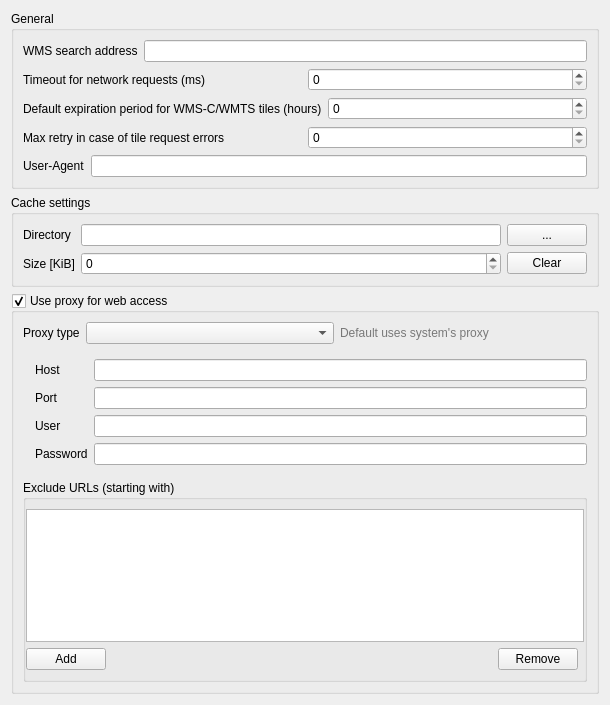
             <widget class="QWidget" name="mOptionsScrollAreaContents_10">
              <property name="geometry">
               <rect>
                <x>0</x>
                <y>-156</y>
                <width>610</width>
                <height>705</height>
               </rect>
              </property>
              <layout class="QVBoxLayout" name="verticalLayout_33">
               <item>
                <widget class="QGroupBox" name="groupBox_20">
                 <property name="title">
                  <string>General</string>
                 </property>
                 <layout class="QVBoxLayout" name="verticalLayout_34">
                  <item>
                   <layout class="QHBoxLayout" name="horizontalLayout_2">
                    <item>
                     <widget class="QLabel" name="label_9">
                      <property name="text">
                       <string>WMS search address</string>
                      </property>
                     </widget>
                    </item>
                    <item>
                     <widget class="QLineEdit" name="leWmsSearch"/>
                    </item>
                   </layout>
                  </item>
                  <item>
                   <layout class="QHBoxLayout" name="horizontalLayout_11">
                    <item>
                     <widget class="QLabel" name="mNetworkTimeoutLabel">
                      <property name="text">
                       <string>Timeout for network requests (ms)</string>
                      </property>
                     </widget>
                    </item>
                    <item>
                     <widget class="QSpinBox" name="mNetworkTimeoutSpinBox">
                      <property name="maximum">
                       <number>100000000</number>
                      </property>
                     </widget>
                    </item>
                   </layout>
                  </item>
                  <item>
                   <layout class="QHBoxLayout" name="horizontalLayout_17">
                    <item>
                     <widget class="QLabel" name="label_32">
                      <property name="text">
                       <string>Default expiration period for WMS-C/WMTS tiles (hours)</string>
                      </property>
                     </widget>
                    </item>
                    <item>
                     <widget class="QSpinBox" name="mDefaultTileExpirySpinBox">
                      <property name="maximum">
                       <number>100000000</number>
                      </property>
                     </widget>
                    </item>
                   </layout>
                  </item>
                  <item>
                   <layout class="QHBoxLayout" name="horizontalLayout_33">
                    <item>
                     <widget class="QLabel" name="label_57">
                      <property name="text">
                       <string>Max retry in case of tile request errors</string>
                      </property>
                     </widget>
                    </item>
                    <item>
                     <widget class="QSpinBox" name="mDefaultTileMaxRetrySpinBox">
                      <property name="maximum">
                       <number>100000000</number>
                      </property>
                     </widget>
                    </item>
                   </layout>
                  </item>
                  <item>
                   <layout class="QHBoxLayout" name="horizontalLayout_35">
                    <item>
                     <widget class="QLabel" name="lblUserAgent">
                      <property name="text">
                       <string>User-Agent</string>
                      </property>
                     </widget>
                    </item>
                    <item>
                     <widget class="QLineEdit" name="leUserAgent"/>
                    </item>
                   </layout>
                  </item>
                 </layout>
                </widget>
               </item>
               <item>
                <widget class="QGroupBox" name="grpCache">
                 <property name="title">
                  <string>Cache settings</string>
                 </property>
                 <layout class="QGridLayout" name="gridLayout_2">
                  <item row="0" column="0">
                   <widget class="QLabel" name="label_10">
                    <property name="text">
                     <string>Directory</string>
                    </property>
                   </widget>
                  </item>
                  <item row="0" column="1">
                   <widget class="QLineEdit" name="mCacheDirectory"/>
                  </item>
                  <item row="0" column="2">
                   <widget class="QPushButton" name="mBrowseCacheDirectory">
                    <property name="text">
                     <string>...</string>
                    </property>
                   </widget>
                  </item>
                  <item row="2" column="0">
                   <widget class="QLabel" name="label_11">
                    <property name="text">
                     <string>Size [KiB]</string>
                    </property>
                   </widget>
                  </item>
                  <item row="2" column="1">
                   <widget class="QSpinBox" name="mCacheSize"/>
                  </item>
                  <item row="2" column="2">
                   <widget class="QPushButton" name="mClearCache">
                    <property name="text">
                     <string>Clear</string>
                    </property>
                   </widget>
                  </item>
                 </layout>
                </widget>
               </item>
               <item>
                <widget class="QgsCollapsibleGroupBox" name="grpProxy">
                 <property name="title">
                  <string>Use proxy for web access</string>
                 </property>
                 <property name="flat">
                  <bool>false</bool>
                 </property>
                 <property name="checkable">
                  <bool>true</bool>
                 </property>
                 <property name="collapsed" stdset="0">
                  <bool>false</bool>
                 </property>
                 <property name="saveCollapsedState" stdset="0">
                  <bool>true</bool>
                 </property>
                 <layout class="QGridLayout" name="gridLayout_1">
                  <item row="7" column="0" rowspan="2" colspan="5">
                   <widget class="QGroupBox" name="grpUrlExclude">
                    <property name="title">
                     <string>Exclude URLs (starting with)</string>
                    </property>
                    <property name="flat">
                     <bool>true</bool>
                    </property>
                    <layout class="QGridLayout" name="gridLayout_5">
                     <property name="leftMargin">
                      <number>0</number>
                     </property>
                     <property name="rightMargin">
                      <number>0</number>
                     </property>
                     <item row="2" column="2">
                      <widget class="QPushButton" name="mRemoveUrlPushButton">
                       <property name="text">
                        <string>Remove</string>
                       </property>
                      </widget>
                     </item>
                     <item row="2" column="0">
                      <widget class="QPushButton" name="mAddUrlPushButton">
                       <property name="text">
                        <string>Add</string>
                       </property>
                      </widget>
                     </item>
                     <item row="0" column="0" colspan="4">
                      <widget class="QListWidget" name="mExcludeUrlListWidget"/>
                     </item>
                     <item row="2" column="1">
                      <spacer name="horizontalSpacer">
                       <property name="orientation">
                        <enum>Qt::Horizontal</enum>
                       </property>
                       <property name="sizeHint" stdset="0">
                        <size>
                         <width>40</width>
                         <height>20</height>
                        </size>
                       </property>
                      </spacer>
                     </item>
                    </layout>
                   </widget>
                  </item>
                  <item row="0" column="0" colspan="5">
                   <layout class="QGridLayout" name="gridLayout_17">
                    <item row="0" column="1">
                     <widget class="QComboBox" name="mProxyTypeComboBox"/>
                    </item>
                    <item row="0" column="0">
                     <widget class="QLabel" name="mTypeLabel">
                      <property name="sizePolicy">
                       <sizepolicy hsizetype="Maximum" vsizetype="Preferred">
                        <horstretch>0</horstretch>
                        <verstretch>0</verstretch>
                       </sizepolicy>
                      </property>
                      <property name="text">
                       <string>Proxy type</string>
                      </property>
                     </widget>
                    </item>
                    <item row="0" column="2">
                     <widget class="QLabel" name="label_41">
                      <property name="styleSheet">
                       <string notr="true">QLabel {color: rgb(120, 120, 120);}</string>
                      </property>
                      <property name="text">
                       <string>Default uses system's proxy</string>
                      </property>
                     </widget>
                    </item>
                    <item row="1" column="0" colspan="3">
                     <widget class="QFrame" name="frameManualProxy">
                      <property name="frameShape">
                       <enum>QFrame::NoFrame</enum>
                      </property>
                      <property name="frameShadow">
                       <enum>QFrame::Raised</enum>
                      </property>
                      <layout class="QGridLayout" name="gridLayout_18">
                       <property name="leftMargin">
                        <number>0</number>
                       </property>
                       <property name="rightMargin">
                        <number>0</number>
                       </property>
                       <item row="2" column="2">
                        <widget class="QLineEdit" name="leProxyUser">
                         <property name="toolTip">
                          <string>Leave this blank if no proxy username / password are required</string>
                         </property>
                        </widget>
                       </item>
                       <item row="3" column="2">
                        <widget class="QLineEdit" name="leProxyPassword">
                         <property name="toolTip">
                          <string>Leave this blank if no proxy username / password are required</string>
                         </property>
                         <property name="echoMode">
                          <enum>QLineEdit::Password</enum>
                         </property>
                        </widget>
                       </item>
                       <item row="2" column="1">
                        <widget class="QLabel" name="lblUser">
                         <property name="text">
                          <string>User</string>
                         </property>
                        </widget>
                       </item>
                       <item row="3" column="1">
                        <widget class="QLabel" name="lblPassword">
                         <property name="text">
                          <string>Password</string>
                         </property>
                        </widget>
                       </item>
                       <item row="0" column="2">
                        <widget class="QLineEdit" name="leProxyHost"/>
                       </item>
                       <item row="1" column="1">
                        <widget class="QLabel" name="lblProxyPort">
                         <property name="text">
                          <string>Port</string>
                         </property>
                        </widget>
                       </item>
                       <item row="1" column="2">
                        <widget class="QLineEdit" name="leProxyPort"/>
                       </item>
                       <item row="0" column="1">
                        <widget class="QLabel" name="lblProxyHost">
                         <property name="text">
                          <string>Host</string>
                         </property>
                        </widget>
                       </item>
                       <item row="1" column="0">
                        <spacer name="horizontalSpacer_27">
                         <property name="orientation">
                          <enum>Qt::Horizontal</enum>
                         </property>
                         <property name="sizeType">
                          <enum>QSizePolicy::Fixed</enum>
                         </property>
                         <property name="sizeHint" stdset="0">
                          <size>
                           <width>12</width>
                           <height>20</height>
                          </size>
                         </property>
                        </spacer>
                       </item>
                      </layout>
                     </widget>
                    </item>
                   </layout>
                  </item>
                 </layout>
                </widget>
               </item>
               <item>
                <spacer name="verticalSpacer_9">
                 <property name="orientation">
                  <enum>Qt::Vertical</enum>
                 </property>
                 <property name="sizeHint" stdset="0">
                  <size>
                   <width>20</width>
                   <height>40</height>
                  </size>
                 </property>
                </spacer>
               </item>
              </layout>
             </widget>
